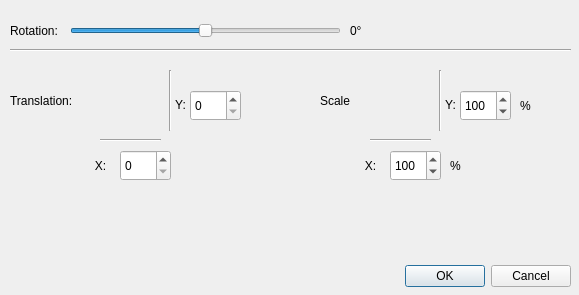
<?xml version="1.0" encoding="UTF-8"?>
<ui version="4.0">
 <class>TransformDialog</class>
 <widget class="QDialog" name="TransformDialog">
  <property name="geometry">
   <rect>
    <x>0</x>
    <y>0</y>
    <width>579</width>
    <height>295</height>
   </rect>
  </property>
  <property name="windowTitle">
   <string>Dialog</string>
  </property>
  <widget class="QDialogButtonBox" name="okCancel">
   <property name="geometry">
    <rect>
     <x>230</x>
     <y>260</y>
     <width>341</width>
     <height>32</height>
    </rect>
   </property>
   <property name="orientation">
    <enum>Qt::Orientation::Horizontal</enum>
   </property>
   <property name="standardButtons">
    <set>QDialogButtonBox::StandardButton::Cancel|QDialogButtonBox::StandardButton::Ok</set>
   </property>
  </widget>
  <widget class="QSlider" name="degreeSlider">
   <property name="geometry">
    <rect>
     <x>70</x>
     <y>10</y>
     <width>271</width>
     <height>41</height>
    </rect>
   </property>
   <property name="minimum">
    <number>-360</number>
   </property>
   <property name="maximum">
    <number>360</number>
   </property>
   <property name="orientation">
    <enum>Qt::Orientation::Horizontal</enum>
   </property>
  </widget>
  <widget class="QLabel" name="label">
   <property name="geometry">
    <rect>
     <x>10</x>
     <y>10</y>
     <width>54</width>
     <height>41</height>
    </rect>
   </property>
   <property name="text">
    <string>Rotation:</string>
   </property>
  </widget>
  <widget class="QLabel" name="degreeLabel">
   <property name="geometry">
    <rect>
     <x>350</x>
     <y>10</y>
     <width>31</width>
     <height>41</height>
    </rect>
   </property>
   <property name="text">
    <string>0°</string>
   </property>
  </widget>
  <widget class="Line" name="line">
   <property name="geometry">
    <rect>
     <x>10</x>
     <y>40</y>
     <width>561</width>
     <height>21</height>
    </rect>
   </property>
   <property name="lineWidth">
    <number>1</number>
   </property>
   <property name="orientation">
    <enum>Qt::Orientation::Horizontal</enum>
   </property>
  </widget>
  <widget class="QLabel" name="label_3">
   <property name="geometry">
    <rect>
     <x>10</x>
     <y>80</y>
     <width>71</width>
     <height>41</height>
    </rect>
   </property>
   <property name="text">
    <string>Translation:</string>
   </property>
  </widget>
  <widget class="QLabel" name="label_4">
   <property name="geometry">
    <rect>
     <x>90</x>
     <y>155</y>
     <width>21</width>
     <height>21</height>
    </rect>
   </property>
   <property name="text">
    <string>X:</string>
   </property>
   <property name="alignment">
    <set>Qt::AlignmentFlag::AlignCenter</set>
   </property>
  </widget>
  <widget class="QSpinBox" name="xTranslation">
   <property name="geometry">
    <rect>
     <x>120</x>
     <y>150</y>
     <width>51</width>
     <height>31</height>
    </rect>
   </property>
  </widget>
  <widget class="QLabel" name="label_5">
   <property name="geometry">
    <rect>
     <x>170</x>
     <y>89</y>
     <width>21</width>
     <height>31</height>
    </rect>
   </property>
   <property name="text">
    <string>Y:</string>
   </property>
   <property name="alignment">
    <set>Qt::AlignmentFlag::AlignCenter</set>
   </property>
  </widget>
  <widget class="QSpinBox" name="yTranslation">
   <property name="geometry">
    <rect>
     <x>190</x>
     <y>90</y>
     <width>51</width>
     <height>31</height>
    </rect>
   </property>
  </widget>
  <widget class="Line" name="line_2">
   <property name="geometry">
    <rect>
     <x>100</x>
     <y>130</y>
     <width>61</width>
     <height>21</height>
    </rect>
   </property>
   <property name="lineWidth">
    <number>1</number>
   </property>
   <property name="orientation">
    <enum>Qt::Orientation::Horizontal</enum>
   </property>
  </widget>
  <widget class="Line" name="line_3">
   <property name="geometry">
    <rect>
     <x>160</x>
     <y>70</y>
     <width>20</width>
     <height>61</height>
    </rect>
   </property>
   <property name="orientation">
    <enum>Qt::Orientation::Vertical</enum>
   </property>
  </widget>
  <widget class="QSpinBox" name="xScale">
   <property name="geometry">
    <rect>
     <x>390</x>
     <y>150</y>
     <width>51</width>
     <height>31</height>
    </rect>
   </property>
   <property name="minimum">
    <number>1</number>
   </property>
   <property name="maximum">
    <number>300</number>
   </property>
   <property name="value">
    <number>100</number>
   </property>
  </widget>
  <widget class="QSpinBox" name="yScale">
   <property name="geometry">
    <rect>
     <x>460</x>
     <y>90</y>
     <width>51</width>
     <height>31</height>
    </rect>
   </property>
   <property name="minimum">
    <number>1</number>
   </property>
   <property name="maximum">
    <number>300</number>
   </property>
   <property name="value">
    <number>100</number>
   </property>
  </widget>
  <widget class="QLabel" name="label_6">
   <property name="geometry">
    <rect>
     <x>440</x>
     <y>89</y>
     <width>21</width>
     <height>31</height>
    </rect>
   </property>
   <property name="text">
    <string>Y:</string>
   </property>
   <property name="alignment">
    <set>Qt::AlignmentFlag::AlignCenter</set>
   </property>
  </widget>
  <widget class="QLabel" name="label_7">
   <property name="geometry">
    <rect>
     <x>360</x>
     <y>155</y>
     <width>21</width>
     <height>21</height>
    </rect>
   </property>
   <property name="text">
    <string>X:</string>
   </property>
   <property name="alignment">
    <set>Qt::AlignmentFlag::AlignCenter</set>
   </property>
  </widget>
  <widget class="Line" name="line_4">
   <property name="geometry">
    <rect>
     <x>370</x>
     <y>130</y>
     <width>61</width>
     <height>21</height>
    </rect>
   </property>
   <property name="lineWidth">
    <number>1</number>
   </property>
   <property name="orientation">
    <enum>Qt::Orientation::Horizontal</enum>
   </property>
  </widget>
  <widget class="Line" name="line_5">
   <property name="geometry">
    <rect>
     <x>430</x>
     <y>70</y>
     <width>20</width>
     <height>61</height>
    </rect>
   </property>
   <property name="orientation">
    <enum>Qt::Orientation::Vertical</enum>
   </property>
  </widget>
  <widget class="QLabel" name="label_8">
   <property name="geometry">
    <rect>
     <x>320</x>
     <y>80</y>
     <width>31</width>
     <height>41</height>
    </rect>
   </property>
   <property name="text">
    <string>Scale:</string>
   </property>
  </widget>
  <widget class="QLabel" name="label_2">
   <property name="geometry">
    <rect>
     <x>520</x>
     <y>90</y>
     <width>20</width>
     <height>31</height>
    </rect>
   </property>
   <property name="text">
    <string>%</string>
   </property>
  </widget>
  <widget class="QLabel" name="label_9">
   <property name="geometry">
    <rect>
     <x>450</x>
     <y>150</y>
     <width>20</width>
     <height>31</height>
    </rect>
   </property>
   <property name="text">
    <string>%</string>
   </property>
  </widget>
 </widget>
 <resources/>
 <connections>
  <connection>
   <sender>okCancel</sender>
   <signal>accepted()</signal>
   <receiver>TransformDialog</receiver>
   <slot>accept()</slot>
   <hints>
    <hint type="sourcelabel">
     <x>248</x>
     <y>254</y>
    </hint>
    <hint type="destinationlabel">
     <x>157</x>
     <y>274</y>
    </hint>
   </hints>
  </connection>
  <connection>
   <sender>okCancel</sender>
   <signal>rejected()</signal>
   <receiver>TransformDialog</receiver>
   <slot>reject()</slot>
   <hints>
    <hint type="sourcelabel">
     <x>316</x>
     <y>260</y>
    </hint>
    <hint type="destinationlabel">
     <x>286</x>
     <y>274</y>
    </hint>
   </hints>
  </connection>
 </connections>
</ui>
